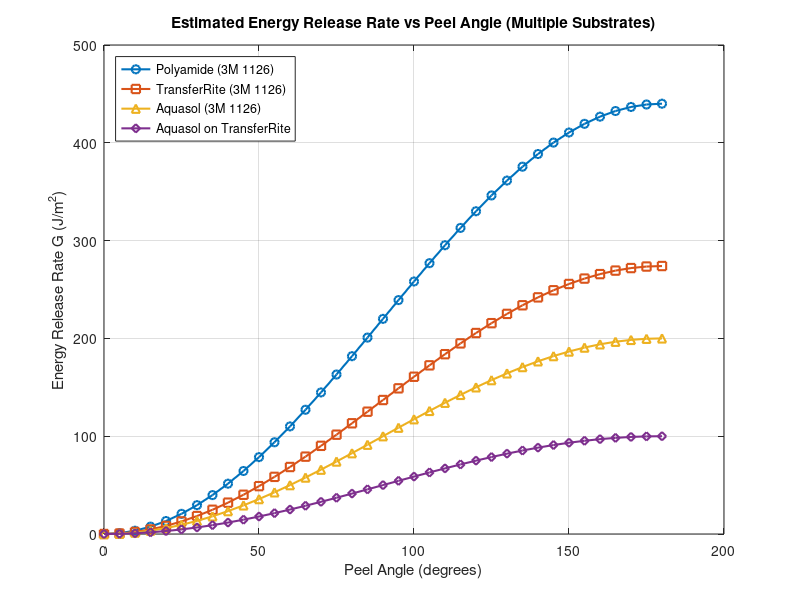

This figure's MATLAB source: (Note: this script raises an error after producing the figure.)
% Energy Release Rate vs Peel Angle for Multiple Substrate Pairs
% Includes Polyamide, TransferRite Ultra 582U, Aquasol, and Aquasol-to-TransferRite

clear; clc; close all;

% Define peel angles (degrees)
angles_deg = [0:5:180];
angles_rad = deg2rad(angles_deg);

% Estimated adhesion strengths (N/m)
adhesion_polyamide       = 220;  % 3M 1126 on polyamide (estimated)
adhesion_transferrite    = 137;  % 3M 1126 on TransferRite Ultra 582U (estimated)
adhesion_aquasol         = 100;  % 3M 1126 on Aquasol (estimated)
adhesion_aquasol_trtf    = 50;   % Aquasol on TransferRite Ultra 582U (estimated lower)

% Compute Energy Release Rate: G = adhesion * (1 - cos(theta))
G_polyamide        = adhesion_polyamide       .* (1 - cos(angles_rad));
G_transferrite     = adhesion_transferrite    .* (1 - cos(angles_rad));
G_aquasol         = adhesion_aquasol         .* (1 - cos(angles_rad));
G_aquasol_trtf    = adhesion_aquasol_trtf    .* (1 - cos(angles_rad));

% Plotting
figure;
plot(angles_deg, G_polyamide,    '-o', 'LineWidth', 1.5); hold on;
plot(angles_deg, G_transferrite, '-s', 'LineWidth', 1.5);
plot(angles_deg, G_aquasol,      '-^', 'LineWidth', 1.5);
plot(angles_deg, G_aquasol_trtf, '-d', 'LineWidth', 1.5); hold off;

xlabel('Peel Angle (degrees)');
ylabel('Energy Release Rate G (J/m^2)');
title('Estimated Energy Release Rate vs Peel Angle (Multiple Substrates)');
legend('Polyamide (3M 1126)', 'TransferRite (3M 1126)', 'Aquasol (3M 1126)', 'Aquasol on TransferRite', ...
    'Location', 'northwest');
grid on;

% Save figure
saveas(gcf, 'energy_release_rate_comparison_extended.png');

% Optional: export data to CSV
T = table(angles_deg', G_polyamide', G_transferrite', G_aquasol', G_aquasol_trtf', ...
    'VariableNames', {'Angle_deg', 'G_Polyamide', 'G_TransferRite', 'G_Aquasol', 'G_Aquasol_on_TransferRite'});
writetable(T, 'energy_release_rate_data_extended.csv');
